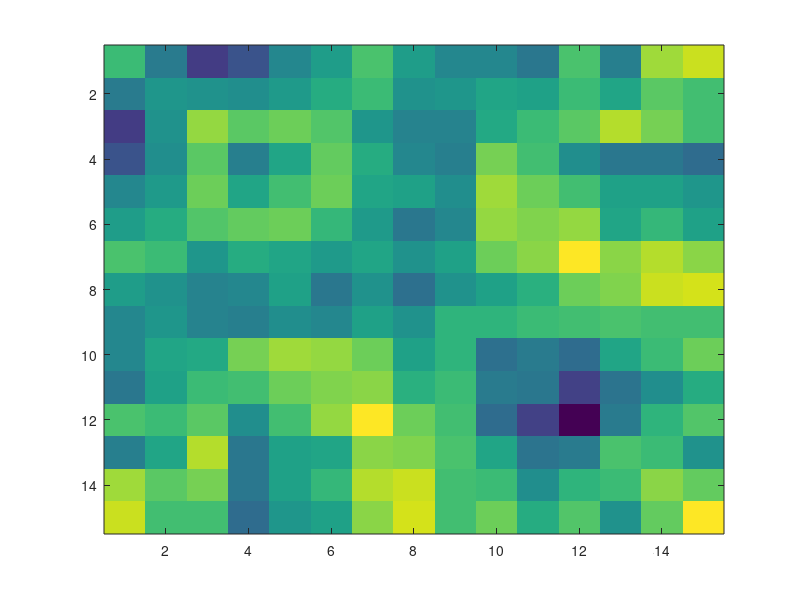

Reproduce this figure in MATLAB. (Note: this script raises an error after producing the figure.)
% demo2
XData=rand(15,15);
XData=XData+XData.';
H=fspecial('average',3);
XData=imfilter(XData,H,'replicate');

imagesc(XData)
% 使用slanCM的100号配色
colormap(slanCM(100))
hold on

ax=gca;
ax.DataAspectRatio=[1,1,1];
% ax.LineWidth=1.2;
% ax.XMinorTick='on';
% ax.YMinorTick='on';
% ax.ZMinorTick='on';
% ax.GridLineStyle=':';